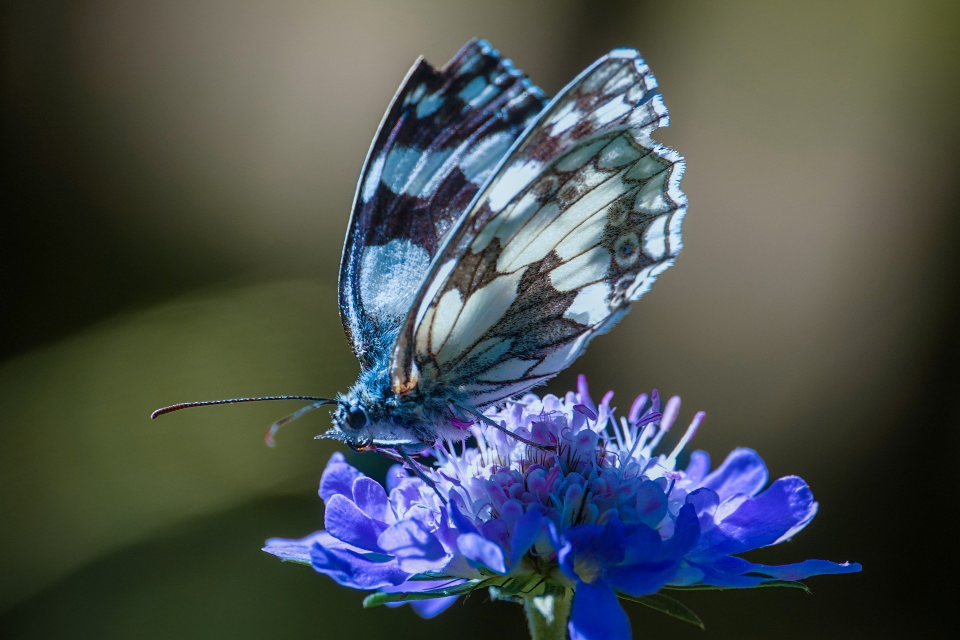
#> input picture Image_Processing/bfly.jpg, 1920 x 1280 px (shown at 1/2 size)
$ python f_images_combine.py
#> lines starting #> are read from the running program, lines starting #| are printed output that depends on the picture
from PIL import Image, ImageChops

def main():
    bfly = Image.open("bfly.jpg")
#> bfly is the input picture: PIL image 1920x1280 RGB; mean R, G, B 74, 80.7, 81.8
    python = Image.open("python.png")
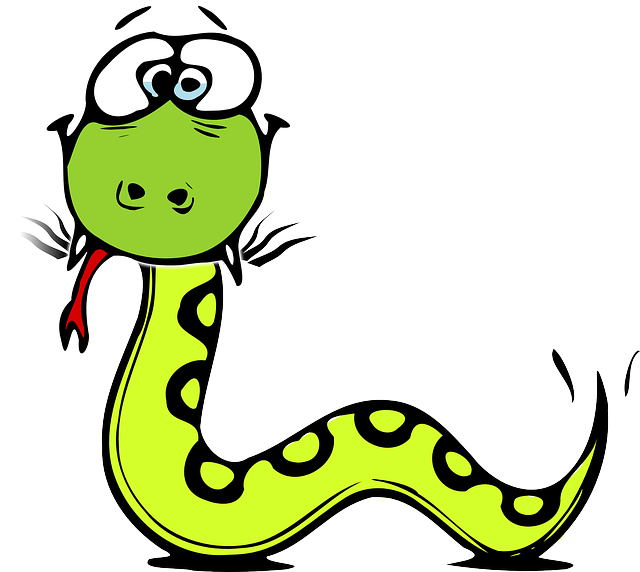
#> input picture Image_Processing/python.png, 640 x 572 px
#> python is the input picture: PIL image 640x572 RGBA; mean R, G, B, A 214.7, 222.2, 190, 75.6
    waterfall = Image.open("waterfall.jpg")
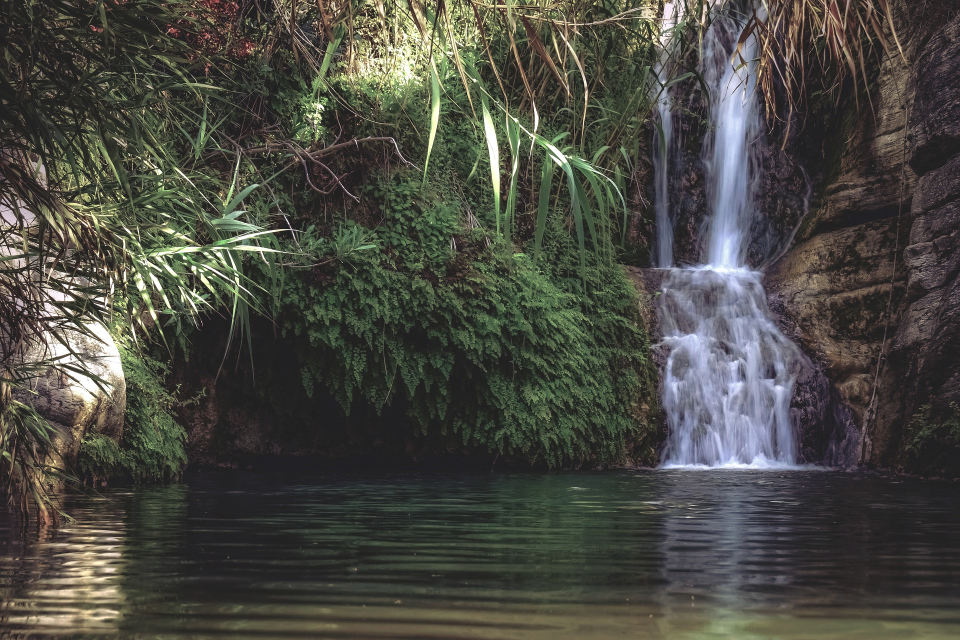
#> input picture Image_Processing/waterfall.jpg, 1920 x 1280 px (shown at 1/2 size)
#> waterfall is the input picture: PIL image 1920x1280 RGB; mean R, G, B 73.5, 73.5, 66.5
    lotus = Image.open("lotus.png")
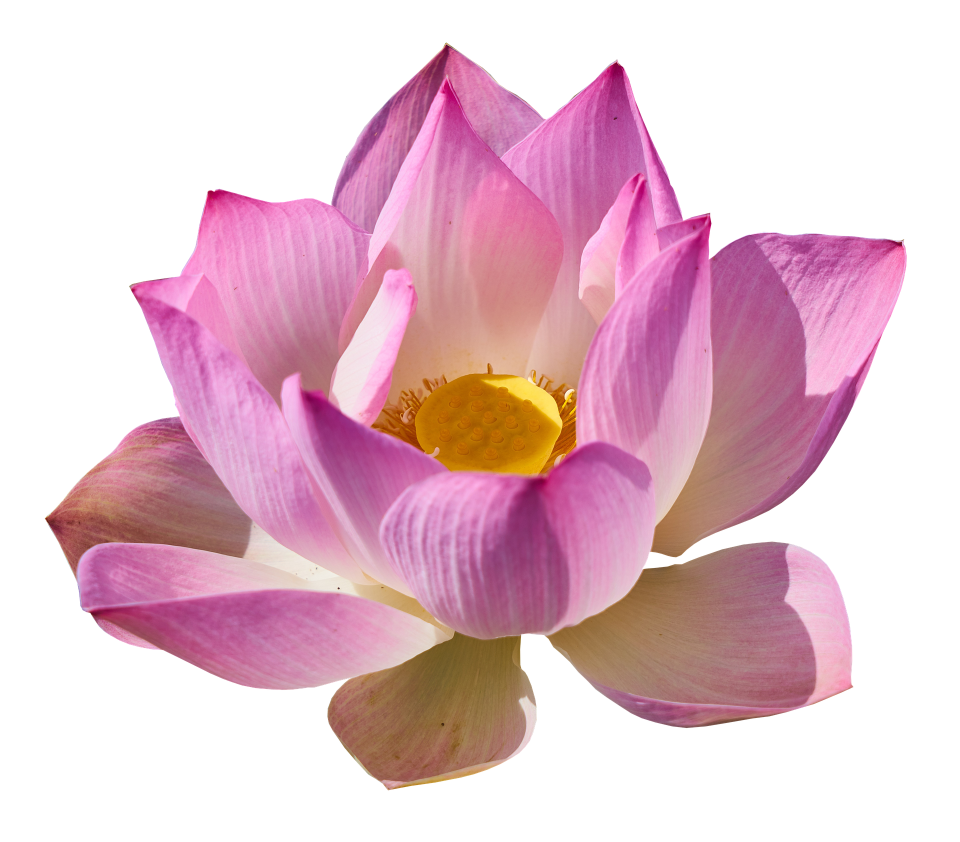
#> input picture Image_Processing/lotus.png, 1920 x 1683 px (shown at 1/2 size)
#> lotus is the input picture: PIL image 1920x1683 RGBA; mean R, G, B, A 98.7, 63, 75.3, 125.4
#> (the run stopped early here; a loop or call above may not have finished)
